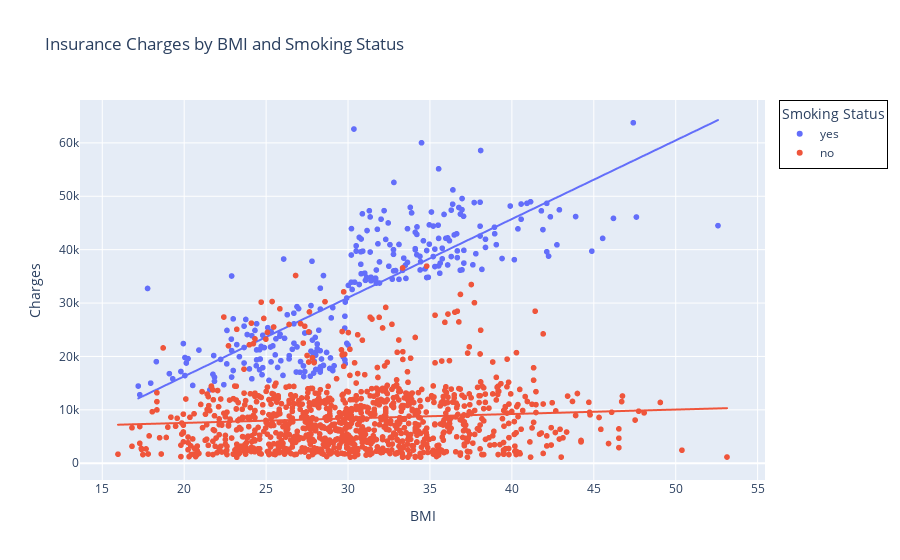

Source (notebook cell):
### Markdown cell above
### 3. Is there a relationship between BMI and insurance charges?
I will create a **scatter plot** of BMI vs. charges, coloured by smoking status, and add a trend line. This will help identify whether BMI is positively correlated with charges and if this relationship differs for smokers.

### Code cell
fig = px.scatter(df, x="bmi", y="charges",
    color="smoker",
    title="Insurance Charges by BMI and Smoking Status",
    labels={"bmi": "BMI", "charges": "Charges", "smoker": "Smoking Status"},
    trendline="ols",
    hover_data=["age", "region"])

fig.update_layout(legend=dict(bordercolor="black",borderwidth=1))

fig.show()

### Figure 1 — Plotly figure (JSON) as saved in the notebook; plotly's stock layout.template omitted (floating-point values rounded to 4 significant figures; data arrays with more than 128 entries replaced by an {"elided": "..."} marker saying what was removed)
{"data": [{"customdata": {"elided": "274x2 mixed values"}, "hovertemplate": "Smoking Status=yes<br>BMI=%{x}<br>Charges=%{y}<br>age=%{customdata[0]}<br>region=%{customdata[1]}<extra></extra>", "legendgroup": "yes", "marker": {"color": "#636efa", "symbol": "circle"}, "mode": "markers", "name": "yes", "showlegend": true, "type": "scattergl", "x": {"elided": "274 float values"}, "xaxis": "x", "y": {"elided": "274 float values"}, "yaxis": "y"}, {"hovertemplate": "<b>OLS trendline</b><br>charges = 1473.11 * bmi + -13186.6<br>R<sup>2</sup>=0.650411<br><br>Smoking Status=yes<br>BMI=%{x}<br>Charges=%{y} <b>(trend)</b><extra></extra>", "legendgroup": "yes", "marker": {"color": "#636efa", "symbol": "circle"}, "mode": "lines", "name": "yes", "showlegend": false, "type": "scattergl", "x": {"elided": "274 float values"}, "xaxis": "x", "y": {"elided": "274 float values"}, "yaxis": "y"}, {"customdata": {"elided": "1063x2 mixed values"}, "hovertemplate": "Smoking Status=no<br>BMI=%{x}<br>Charges=%{y}<br>age=%{customdata[0]}<br>region=%{customdata[1]}<extra></extra>", "legendgroup": "no", "marker": {"color": "#EF553B", "symbol": "circle"}, "mode": "markers", "name": "no", "showlegend": true, "type": "scattergl", "x": {"elided": "1063 float values"}, "xaxis": "x", "y": {"elided": "1063 float values"}, "yaxis": "y"}, {"hovertemplate": "<b>OLS trendline</b><br>charges = 83.3397 * bmi + 5886.14<br>R<sup>2</sup>=0.007069<br><br>Smoking Status=no<br>BMI=%{x}<br>Charges=%{y} <b>(trend)</b><extra></extra>", "legendgroup": "no", "marker": {"color": "#EF553B", "symbol": "circle"}, "mode": "lines", "name": "no", "showlegend": false, "type": "scattergl", "x": {"elided": "1063 float values"}, "xaxis": "x", "y": {"elided": "1063 float values"}, "yaxis": "y"}], "layout": {"legend": {"bordercolor": "black", "borderwidth": 1, "title": {"text": "Smoking Status"}, "tracegroupgap": 0}, "title": {"text": "Insurance Charges by BMI and Smoking Status"}, "xaxis": {"anchor": "y", "domain": [0, 1], "title": {"text": "BMI"}}, "yaxis": {"anchor": "x", "domain": [0, 1], "title": {"text": "Charges"}}}}
